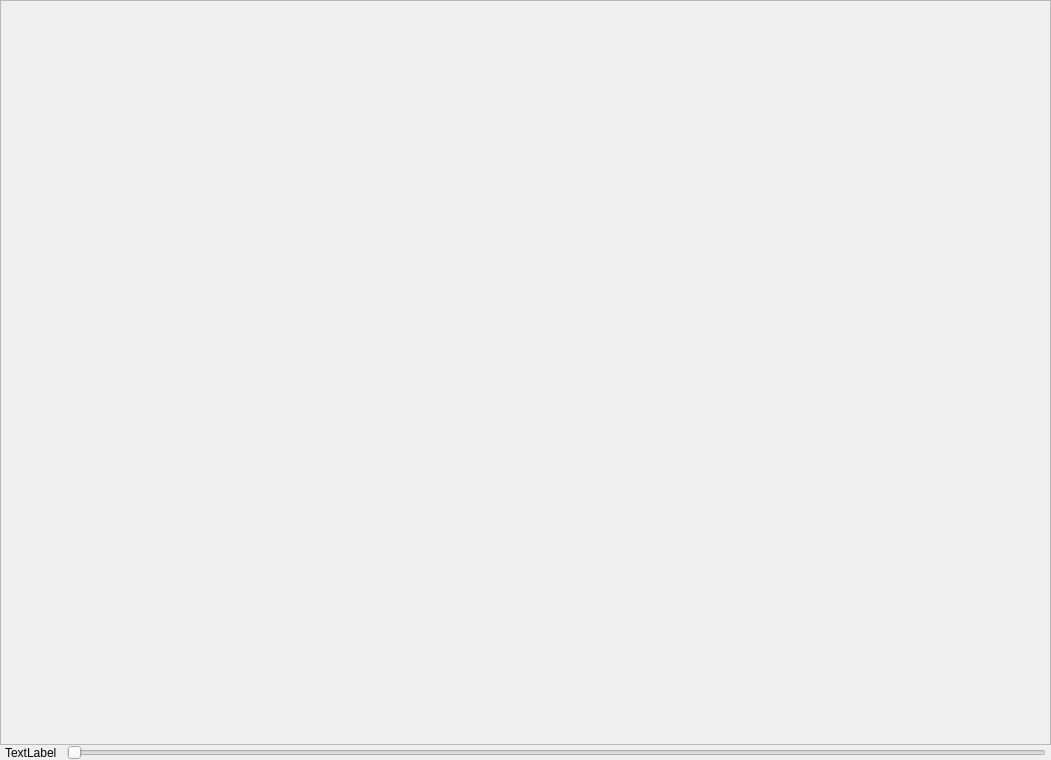
<?xml version="1.0" encoding="UTF-8"?>
<ui version="4.0">
 <class>Flow</class>
 <widget class="QWidget" name="Flow">
  <property name="geometry">
   <rect>
    <x>0</x>
    <y>0</y>
    <width>1051</width>
    <height>760</height>
   </rect>
  </property>
  <property name="windowTitle">
   <string>Flow</string>
  </property>
  <property name="autoFillBackground">
   <bool>false</bool>
  </property>
  <layout class="QVBoxLayout" name="verticalLayout">
   <property name="spacing">
    <number>0</number>
   </property>
   <property name="leftMargin">
    <number>0</number>
   </property>
   <property name="topMargin">
    <number>0</number>
   </property>
   <property name="rightMargin">
    <number>0</number>
   </property>
   <property name="bottomMargin">
    <number>0</number>
   </property>
   <item>
    <widget class="QScrollArea" name="scrollArea">
     <property name="widgetResizable">
      <bool>true</bool>
     </property>
     <widget class="QWidget" name="pageWidget">
      <property name="geometry">
       <rect>
        <x>0</x>
        <y>0</y>
        <width>1049</width>
        <height>734</height>
       </rect>
      </property>
     </widget>
    </widget>
   </item>
   <item>
    <layout class="QHBoxLayout" name="horizontalLayout">
     <property name="spacing">
      <number>10</number>
     </property>
     <property name="leftMargin">
      <number>5</number>
     </property>
     <property name="topMargin">
      <number>0</number>
     </property>
     <property name="rightMargin">
      <number>5</number>
     </property>
     <property name="bottomMargin">
      <number>0</number>
     </property>
     <item>
      <widget class="QLabel" name="pageLabel">
       <property name="text">
        <string>TextLabel</string>
       </property>
      </widget>
     </item>
     <item>
      <widget class="QSlider" name="pageSlider">
       <property name="orientation">
        <enum>Qt::Horizontal</enum>
       </property>
      </widget>
     </item>
    </layout>
   </item>
  </layout>
 </widget>
 <resources/>
 <connections/>
</ui>
